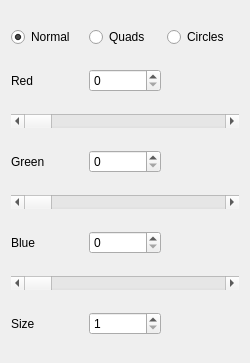
           <widget class="QWidget" name="page_3">
            <property name="geometry">
             <rect>
              <x>0</x>
              <y>0</y>
              <width>250</width>
              <height>363</height>
             </rect>
            </property>
            <attribute name="label">
             <string>Vertexes</string>
            </attribute>
            <layout class="QGridLayout" name="gridLayout_9">
             <item row="1" column="1">
              <widget class="QSpinBox" name="spinBox_vertexes_R">
               <property name="maximum">
                <number>255</number>
               </property>
              </widget>
             </item>
             <item row="4" column="0" colspan="3">
              <widget class="QScrollBar" name="horizontalScrollBar_vertexes_G">
               <property name="minimum">
                <number>0</number>
               </property>
               <property name="maximum">
                <number>255</number>
               </property>
               <property name="pageStep">
                <number>1</number>
               </property>
               <property name="orientation">
                <enum>Qt::Horizontal</enum>
               </property>
              </widget>
             </item>
             <item row="3" column="0">
              <widget class="QLabel" name="label_30">
               <property name="text">
                <string>Green</string>
               </property>
              </widget>
             </item>
             <item row="0" column="2">
              <widget class="QRadioButton" name="radioButton_circles">
               <property name="text">
                <string>Circles</string>
               </property>
               <property name="checked">
                <bool>false</bool>
               </property>
              </widget>
             </item>
             <item row="5" column="1">
              <widget class="QSpinBox" name="spinBox_vertexes_B">
               <property name="maximum">
                <number>255</number>
               </property>
              </widget>
             </item>
             <item row="1" column="0">
              <widget class="QLabel" name="label_31">
               <property name="text">
                <string>Red</string>
               </property>
              </widget>
             </item>
             <item row="2" column="0" colspan="3">
              <widget class="QScrollBar" name="horizontalScrollBar_vertexes_R">
               <property name="minimum">
                <number>0</number>
               </property>
               <property name="maximum">
                <number>255</number>
               </property>
               <property name="pageStep">
                <number>1</number>
               </property>
               <property name="orientation">
                <enum>Qt::Horizontal</enum>
               </property>
              </widget>
             </item>
             <item row="6" column="0" colspan="3">
              <widget class="QScrollBar" name="horizontalScrollBar_vertexes_B">
               <property name="minimum">
                <number>0</number>
               </property>
               <property name="maximum">
                <number>255</number>
               </property>
               <property name="pageStep">
                <number>1</number>
               </property>
               <property name="orientation">
                <enum>Qt::Horizontal</enum>
               </property>
              </widget>
             </item>
             <item row="5" column="0">
              <widget class="QLabel" name="label_32">
               <property name="text">
                <string>Blue</string>
               </property>
              </widget>
             </item>
             <item row="0" column="1">
              <widget class="QRadioButton" name="radioButton_quads">
               <property name="styleSheet">
                <string notr="true"/>
               </property>
               <property name="text">
                <string>Quads</string>
               </property>
              </widget>
             </item>
             <item row="3" column="1">
              <widget class="QSpinBox" name="spinBox_vertexes_G">
               <property name="maximum">
                <number>255</number>
               </property>
              </widget>
             </item>
             <item row="0" column="0">
              <widget class="QRadioButton" name="radioButton_norm">
               <property name="text">
                <string>Normal</string>
               </property>
               <property name="checked">
                <bool>true</bool>
               </property>
              </widget>
             </item>
             <item row="7" column="0">
              <widget class="QLabel" name="label_49">
               <property name="text">
                <string>Size</string>
               </property>
              </widget>
             </item>
             <item row="7" column="1">
              <widget class="QSpinBox" name="spinBox_vertexes_size">
               <property name="minimum">
                <number>1</number>
               </property>
              </widget>
             </item>
            </layout>
           </widget>
